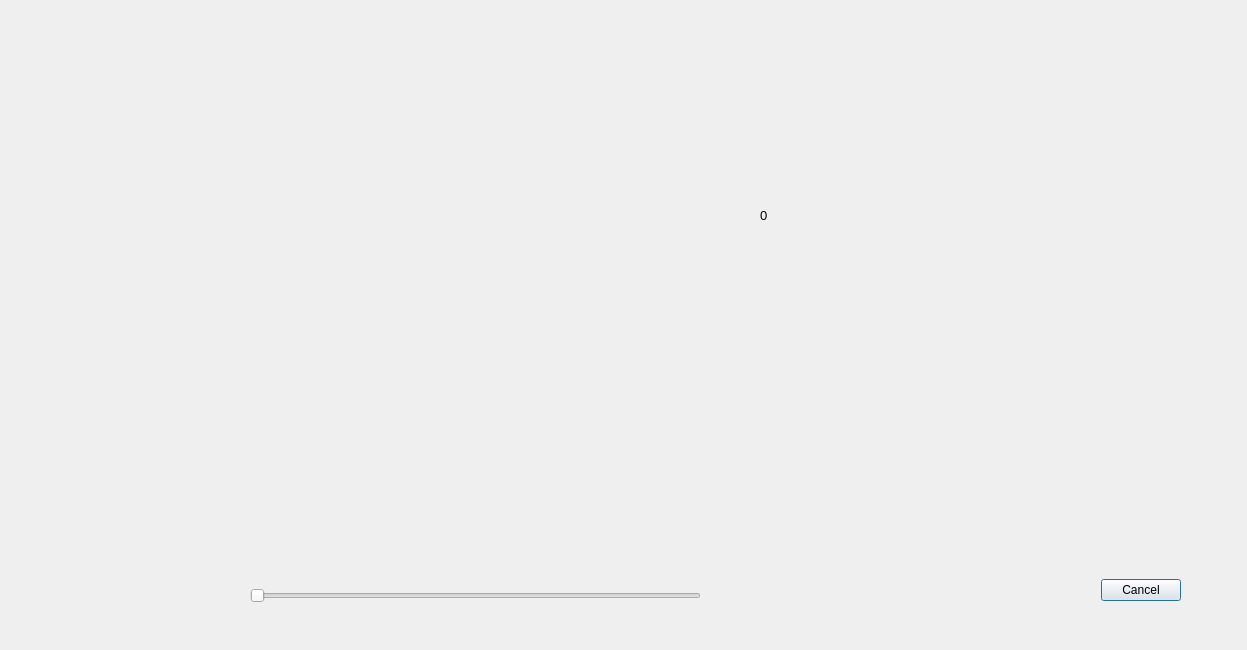
<?xml version="1.0" encoding="UTF-8"?>
<ui version="4.0">
 <class>Dialog</class>
 <widget class="QDialog" name="Dialog">
  <property name="geometry">
   <rect>
    <x>0</x>
    <y>0</y>
    <width>1247</width>
    <height>650</height>
   </rect>
  </property>
  <property name="windowTitle">
   <string>Dialog</string>
  </property>
  <widget class="QDialogButtonBox" name="buttonBox">
   <property name="geometry">
    <rect>
     <x>870</x>
     <y>570</y>
     <width>311</width>
     <height>41</height>
    </rect>
   </property>
   <property name="orientation">
    <enum>Qt::Horizontal</enum>
   </property>
   <property name="standardButtons">
    <set>QDialogButtonBox::Cancel</set>
   </property>
  </widget>
  <widget class="QLabel" name="img">
   <property name="geometry">
    <rect>
     <x>40</x>
     <y>20</y>
     <width>701</width>
     <height>541</height>
    </rect>
   </property>
   <property name="text">
    <string/>
   </property>
  </widget>
  <widget class="QSlider" name="hslider">
   <property name="geometry">
    <rect>
     <x>250</x>
     <y>580</y>
     <width>451</width>
     <height>31</height>
    </rect>
   </property>
   <property name="orientation">
    <enum>Qt::Horizontal</enum>
   </property>
  </widget>
  <widget class="QLabel" name="label">
   <property name="geometry">
    <rect>
     <x>760</x>
     <y>50</y>
     <width>411</width>
     <height>331</height>
    </rect>
   </property>
   <property name="font">
    <font>
     <pointsize>10</pointsize>
    </font>
   </property>
   <property name="text">
    <string>0</string>
   </property>
  </widget>
 </widget>
 <resources/>
 <connections>
  <connection>
   <sender>buttonBox</sender>
   <signal>accepted()</signal>
   <receiver>Dialog</receiver>
   <slot>accept()</slot>
   <hints>
    <hint type="sourcelabel">
     <x>248</x>
     <y>254</y>
    </hint>
    <hint type="destinationlabel">
     <x>157</x>
     <y>274</y>
    </hint>
   </hints>
  </connection>
  <connection>
   <sender>buttonBox</sender>
   <signal>rejected()</signal>
   <receiver>Dialog</receiver>
   <slot>reject()</slot>
   <hints>
    <hint type="sourcelabel">
     <x>316</x>
     <y>260</y>
    </hint>
    <hint type="destinationlabel">
     <x>286</x>
     <y>274</y>
    </hint>
   </hints>
  </connection>
 </connections>
</ui>
